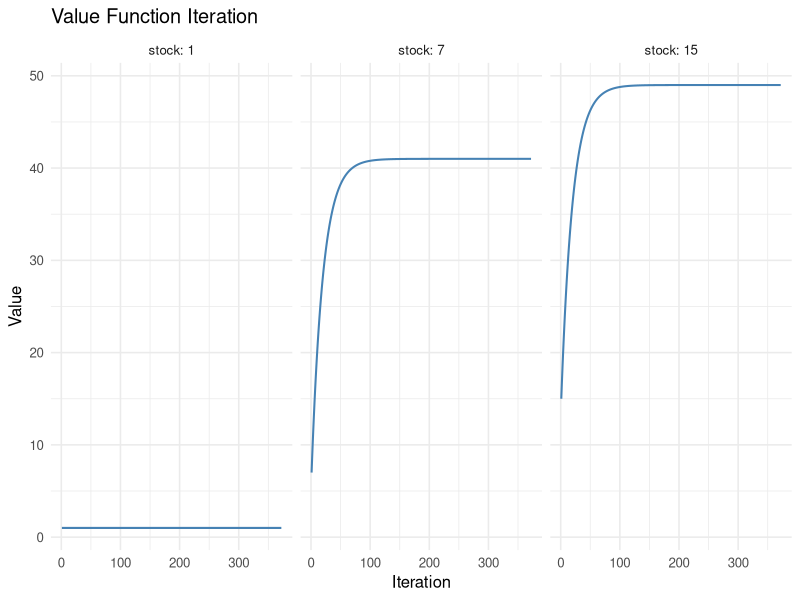
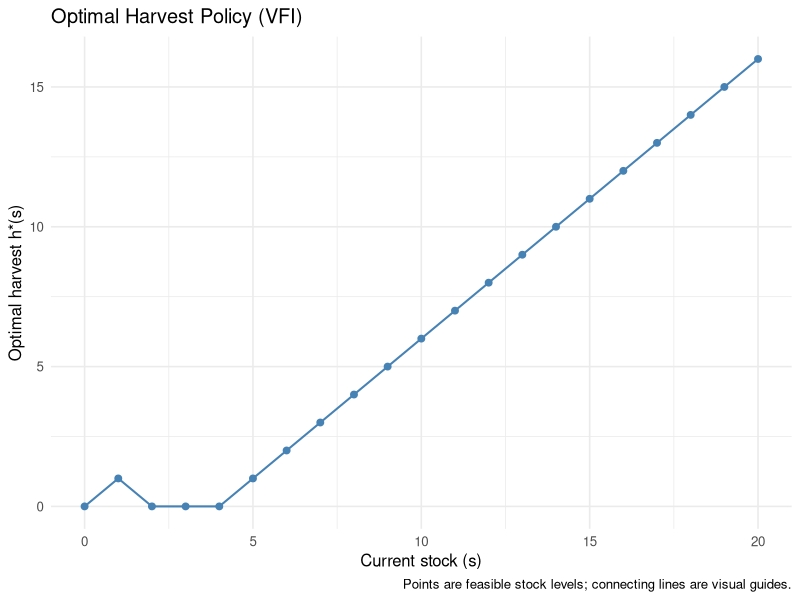
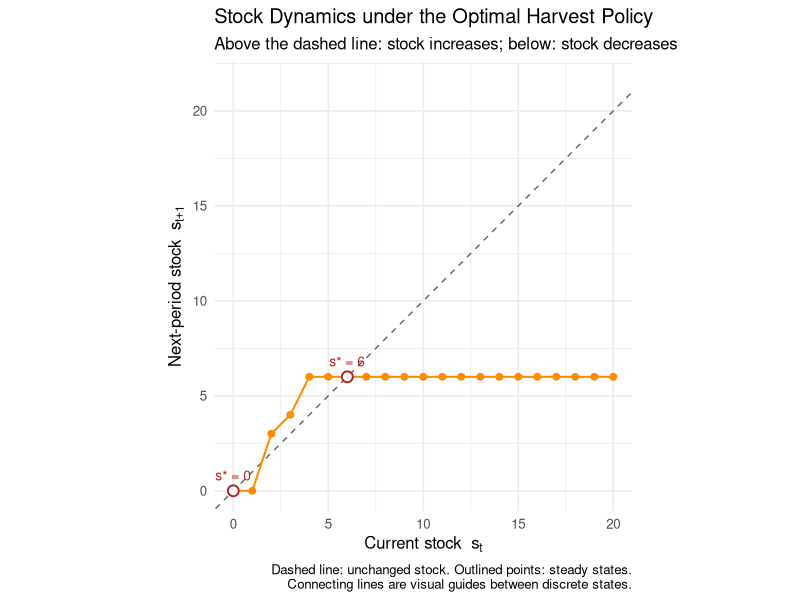
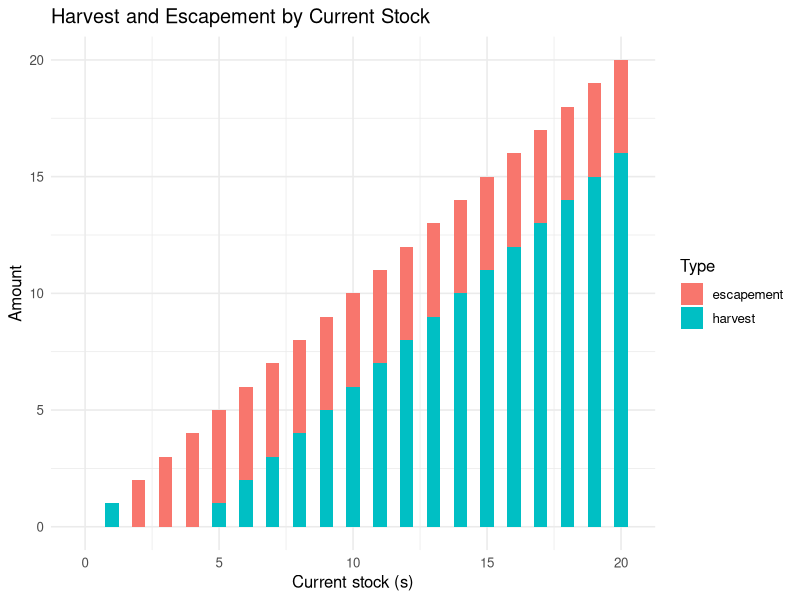

Reproduce these figures in R, in order.
# -------------------------------------------
# Infinite-horizon fishery: discrete VFI example
# AREC 615 - Dynamic Programming in Economics
# -------------------------------------------

# Parameters
beta <- 0.95    # discount factor
r <- 0.5        # intrinsic growth rate
Smax <- 20      # carrying capacity and largest state
p <- 1          # price per unit harvest
c <- 0          # cost per unit harvest

# State space (discrete stock levels)
S <- 0:Smax

# Logistic growth function (deterministic)
G <- function(x) {
  x + r * x * (1 - x / Smax)
}

# Numerical transition: round growth to the nearest integer state.
# R rounds exact half-integers to the nearest even integer.
f_grid <- function(s, h) round(G(s - h))

# Initialize value and policy
V <- rep(0, length(S))
Vstor <- vector("list", length = 0)
policy <- rep(0, length(S))

# Convergence settings
tol <- 1e-8
diff <- Inf
iter <- 0
max_iter <- 10000

# -------------------------------------------
# Value Function Iteration
# -------------------------------------------

while (diff > tol && iter < max_iter) {
  V_new <- numeric(length(S))
  for (ii in seq_along(S)) {
    s <- S[ii]
    # feasible harvests h = 0,...,s
    h_set <- 0:s
    # next state after harvest
    s_next <- f_grid(s, h_set)
    # current payoff
    profit <- (p - c) * h_set
    # Bellman RHS for each h
    val_h <- profit + beta * V[s_next + 1]  # +1 for R's 1-indexing
    # choose best
    V_new[ii] <- max(val_h)
    policy[ii] <- h_set[which.max(val_h)]
  }
  diff <- max(abs(V_new - V))
  V <- V_new
  iter <- iter + 1
  Vstor[[iter]] <- V
}

if (diff > tol) stop("VFI did not converge within max_iter.")

# Recover the policy using the final value vector; break ties toward less harvest.
for (ii in seq_along(S)) {
  h_set <- 0:S[ii]
  val_h <- (p - c) * h_set + beta * V[f_grid(S[ii], h_set) + 1]
  policy[ii] <- h_set[which.max(val_h)]
}
cat("VFI converged in", iter, "iterations.\n")

# -------------------------------------------
# Results
# -------------------------------------------
library(tidyverse)
#Plot how elements of the value function evolve over iterations
to_plot <- map(seq_along(S), function(i) {
  data.frame(
    stock = S[i],
    value = map_dbl(Vstor, i),
    iteration = 1:iter
  )}) %>%
  bind_rows()

convergence_plot <- to_plot %>%
  filter(stock %in% c(1, 7, 15)) %>%
  ggplot(aes(x = iteration, y = value)) +
  geom_line(color = "steelblue", linewidth = 0.7) +
  facet_wrap(~ stock, ncol = 3, labeller = label_both) +
  labs(title = "Value Function Iteration",
       x = "Iteration", y = "Value") +
  theme_minimal(base_size = 12)
print(convergence_plot)


results <- data.frame(
  stock = S,
  value = round(V, 3),
  harvest = policy,
  escapement = S - policy
)

print(results, row.names = FALSE)

# Plot the optimal harvest policy at each feasible stock.
policy_plot <- ggplot(results, aes(x = stock, y = harvest)) +
  geom_line(color = "steelblue", linewidth = 0.7) +
  geom_point(color = "steelblue", size = 2) +
  scale_x_continuous(breaks = scales::breaks_pretty()) +
  labs(
    title = "Optimal Harvest Policy (VFI)",
    x = "Current stock (s)", y = "Optimal harvest h*(s)",
    caption = "Points are feasible stock levels; connecting lines are visual guides."
  ) +
  theme_minimal(base_size = 12)
print(policy_plot)

# -------------------------------------------
# Phase diagram: stock dynamics under optimal policy
# -------------------------------------------

results$next_stock <- f_grid(results$stock, results$harvest)
# Identify every exact fixed point on the discrete grid, including extinction.
steady_states <- results %>% filter(next_stock == stock)

phase_plot <- ggplot(results, aes(x = stock, y = next_stock)) +
  geom_abline(intercept = 0, slope = 1, linetype = "dashed", color = "gray40") +
  geom_line(color = "darkorange", linewidth = 0.7) +
  geom_point(color = "darkorange", size = 2) +
  geom_point(data = steady_states, shape = 21, fill = "white",
             color = "firebrick", size = 3, stroke = 1) +
  geom_text(data = steady_states, aes(label = paste0("s* = ", stock)),
            nudge_y = 0.8, color = "firebrick", size = 3.5) +
  coord_equal(xlim = c(0, Smax), ylim = c(0, Smax + 1.5)) +
  labs(
    title = "Stock Dynamics under the Optimal Harvest Policy",
    subtitle = "Above the dashed line: stock increases; below: stock decreases",
    x = expression(paste("Current stock  ", s[t])),
    y = expression(paste("Next-period stock  ", s[t+1])),
    caption = paste(
      "Dashed line: unchanged stock. Outlined points: steady states.",
      "Connecting lines are visual guides between discrete states.",
      sep = "\n"
    )
  ) +
  theme_minimal(base_size = 12)
print(phase_plot)

# Harvest and escapement at every stock
composition_plot <- results %>%
  pivot_longer(cols = c(harvest, escapement),
               names_to = "type", values_to = "amount") %>%
  ggplot(aes(x = stock, y = amount, fill = type)) +
  geom_col(width = 0.5) +
  labs(title = "Harvest and Escapement by Current Stock",
       x = "Current stock (s)", y = "Amount", fill = "Type") +
  theme_minimal(base_size = 12)
print(composition_plot)
